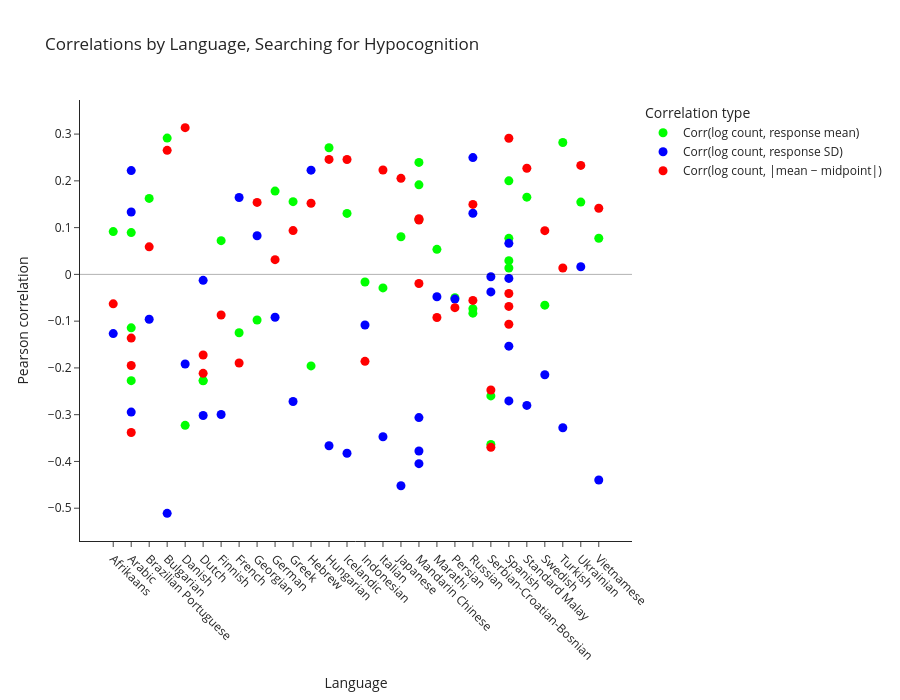

Source (notebook cell):
### Code cell
import plotly.graph_objects as go

fig = go.Figure()

fig.add_trace(go.Scatter(
    x=df_plot["langname"],
    y=df_plot["corr_logcount_response_mean"],
    mode="markers",
    name="Corr(log count, response mean)",
    marker=dict(size=9, color="lime")
))

fig.add_trace(go.Scatter(
    x=df_plot["langname"],
    y=df_plot["corr_logcount_response_sd"],
    mode="markers",
    name="Corr(log count, response SD)",
    marker=dict(size=9, color="blue")
))

fig.add_trace(go.Scatter(
    x=df_plot["langname"],
    y=df_plot["corr_logcount_abs_dist_midpoint"],
    mode="markers",
    name="Corr(log count, |mean − midpoint|)",
    marker=dict(size=9, color="red")
))

# horizontal zero line
fig.add_hline(
    y=0,
    line_width=1,
    line_dash="solid",
    line_color="black"
)

fig.update_layout(
    title="Correlations by Language, Searching for Hypocognition",
    xaxis_title="Language",
    yaxis_title="Pearson correlation",
    xaxis_tickangle=45,
    height=700,
    template="simple_white",
    legend_title="Correlation type"
)

fig.show()

### Figure 1 — Plotly figure (JSON) as saved in the notebook; plotly's stock layout.template omitted (floating-point values rounded to 4 significant figures)
{"data": [{"marker": {"color": "lime", "size": 9}, "mode": "markers", "name": "Corr(log count, response mean)", "type": "scatter", "x": ["Afrikaans", "Arabic", "Arabic", "Arabic", "Brazilian Portuguese", "Bulgarian", "Danish", "Dutch", "Dutch", "Finnish", "French", "Georgian", "German", "Greek", "Hebrew", "Hungarian", "Icelandic", "Indonesian", "Italian", "Japanese", "Mandarin Chinese", "Mandarin Chinese", "Mandarin Chinese", "Marathi", "Persian", "Russian", "Russian", "Serbian-Croatian-Bosnian", "Serbian-Croatian-Bosnian", "Spanish", "Spanish", "Spanish", "Spanish", "Standard Malay", "Swedish", "Turkish", "Ukrainian", "Vietnamese"], "y": [0.09149, -0.1143, -0.2273, 0.08929, 0.1624, 0.2915, -0.3229, -0.2272, -0.2276, 0.07204, -0.1249, -0.09763, 0.1781, 0.1555, -0.1958, 0.2709, 0.1304, -0.0164, -0.029, 0.08045, 0.1172, 0.2394, 0.1915, 0.05354, -0.05, -0.08289, -0.07352, -0.3636, -0.2599, 0.07704, 0.2, 0.02941, 0.01371, 0.1652, -0.06579, 0.2819, 0.1546, 0.07716]}, {"marker": {"color": "blue", "size": 9}, "mode": "markers", "name": "Corr(log count, response SD)", "type": "scatter", "x": ["Afrikaans", "Arabic", "Arabic", "Arabic", "Brazilian Portuguese", "Bulgarian", "Danish", "Dutch", "Dutch", "Finnish", "French", "Georgian", "German", "Greek", "Hebrew", "Hungarian", "Icelandic", "Indonesian", "Italian", "Japanese", "Mandarin Chinese", "Mandarin Chinese", "Mandarin Chinese", "Marathi", "Persian", "Russian", "Russian", "Serbian-Croatian-Bosnian", "Serbian-Croatian-Bosnian", "Spanish", "Spanish", "Spanish", "Spanish", "Standard Malay", "Swedish", "Turkish", "Ukrainian", "Vietnamese"], "y": [-0.1265, 0.1333, 0.222, -0.2945, -0.09586, -0.5109, -0.1917, -0.01279, -0.3017, -0.2997, 0.1644, 0.08256, -0.09156, -0.2718, 0.2229, -0.3665, -0.3825, -0.1083, -0.3471, -0.452, -0.3776, -0.3062, -0.4047, -0.04789, -0.05284, 0.2498, 0.1308, -0.03743, -0.00508, 0.06639, -0.1535, -0.2706, -0.008544, -0.2802, -0.2145, -0.3279, 0.01634, -0.4397]}, {"marker": {"color": "red", "size": 9}, "mode": "markers", "name": "Corr(log count, |mean − midpoint|)", "type": "scatter", "x": ["Afrikaans", "Arabic", "Arabic", "Arabic", "Brazilian Portuguese", "Bulgarian", "Danish", "Dutch", "Dutch", "Finnish", "French", "Georgian", "German", "Greek", "Hebrew", "Hungarian", "Icelandic", "Indonesian", "Italian", "Japanese", "Mandarin Chinese", "Mandarin Chinese", "Mandarin Chinese", "Marathi", "Persian", "Russian", "Russian", "Serbian-Croatian-Bosnian", "Serbian-Croatian-Bosnian", "Spanish", "Spanish", "Spanish", "Spanish", "Standard Malay", "Swedish", "Turkish", "Ukrainian", "Vietnamese"], "y": [-0.06297, -0.3382, -0.1948, -0.1362, 0.05882, 0.2652, 0.3137, -0.2116, -0.1724, -0.08697, -0.1896, 0.1539, 0.03145, 0.09361, 0.1521, 0.2458, 0.2456, -0.1859, 0.2233, 0.2054, 0.119, -0.01956, 0.1162, -0.09232, -0.0711, -0.05566, 0.1496, -0.2473, -0.3698, -0.1066, 0.291, -0.06848, -0.04081, 0.2268, 0.09342, 0.01361, 0.233, 0.1413]}], "layout": {"height": 700, "legend": {"title": {"text": "Correlation type"}}, "shapes": [{"line": {"color": "black", "dash": "solid", "width": 1}, "type": "line", "x0": 0, "x1": 1, "xref": "x domain", "y0": 0, "y1": 0, "yref": "y"}], "title": {"text": "Correlations by Language, Searching for Hypocognition"}, "xaxis": {"tickangle": 45, "title": {"text": "Language"}}, "yaxis": {"title": {"text": "Pearson correlation"}}}}
